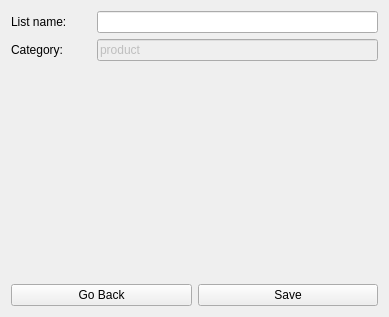
<?xml version="1.0" encoding="UTF-8"?>
<ui version="4.0">
 <class>ListCreatePage</class>
 <widget class="QWidget" name="ListCreatePage">
  <property name="geometry">
   <rect>
    <x>0</x>
    <y>0</y>
    <width>389</width>
    <height>317</height>
   </rect>
  </property>
  <property name="windowTitle">
   <string>Form</string>
  </property>
  <layout class="QGridLayout" name="gridLayout" columnstretch="0">
   <item row="2" column="0">
    <layout class="QHBoxLayout" name="horizontalLayout_3">
     <item>
      <widget class="QPushButton" name="goBackButton">
       <property name="text">
        <string>Go Back</string>
       </property>
      </widget>
     </item>
     <item>
      <widget class="QPushButton" name="pushButton_2">
       <property name="text">
        <string>Save</string>
       </property>
      </widget>
     </item>
    </layout>
   </item>
   <item row="1" column="0">
    <spacer name="verticalSpacer">
     <property name="orientation">
      <enum>Qt::Vertical</enum>
     </property>
     <property name="sizeHint" stdset="0">
      <size>
       <width>20</width>
       <height>40</height>
      </size>
     </property>
    </spacer>
   </item>
   <item row="0" column="0">
    <layout class="QVBoxLayout" name="verticalLayout">
     <item>
      <layout class="QHBoxLayout" name="horizontalLayout">
       <item>
        <widget class="QLabel" name="label">
         <property name="minimumSize">
          <size>
           <width>80</width>
           <height>0</height>
          </size>
         </property>
         <property name="text">
          <string>List name:</string>
         </property>
        </widget>
       </item>
       <item>
        <widget class="QLineEdit" name="lineEdit">
         <property name="maximumSize">
          <size>
           <width>16777215</width>
           <height>16777215</height>
          </size>
         </property>
        </widget>
       </item>
      </layout>
     </item>
     <item>
      <layout class="QHBoxLayout" name="horizontalLayout_2">
       <item>
        <widget class="QLabel" name="label_2">
         <property name="minimumSize">
          <size>
           <width>80</width>
           <height>0</height>
          </size>
         </property>
         <property name="text">
          <string>Category:</string>
         </property>
        </widget>
       </item>
       <item>
        <widget class="QLineEdit" name="lineEdit_2">
         <property name="enabled">
          <bool>false</bool>
         </property>
         <property name="text">
          <string>product</string>
         </property>
        </widget>
       </item>
      </layout>
     </item>
    </layout>
   </item>
  </layout>
 </widget>
 <resources/>
 <connections/>
</ui>
